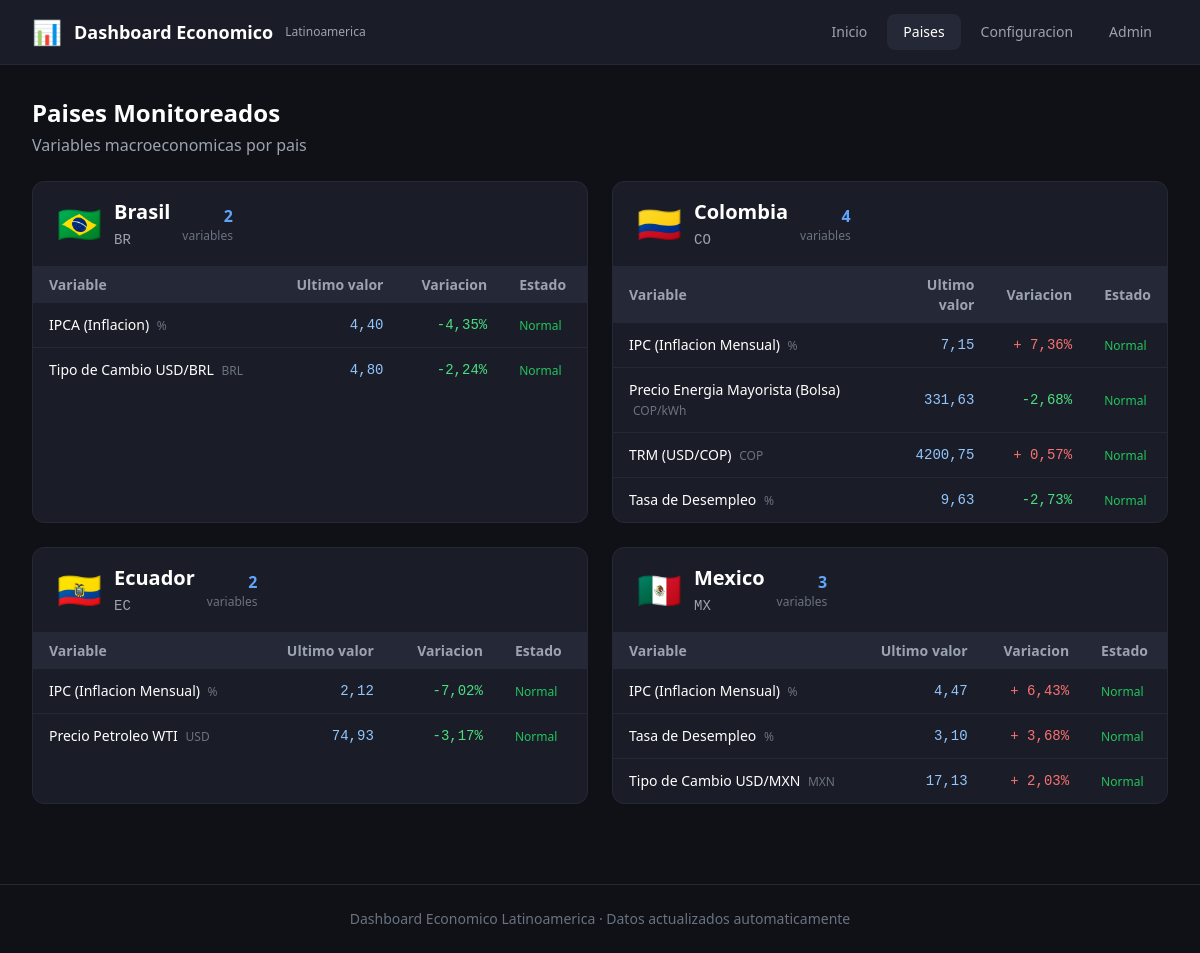
/paises/, run on the app's committed database.
### core/models.py (models this page shows, shortened)
class Country(models.Model):
    name = models.CharField(max_length=100, verbose_name="Nombre")
    code = models.CharField(max_length=5, unique=True, verbose_name="Código ISO")
    flag_emoji = models.CharField(max_length=10, verbose_name="Bandera")
    class Meta:
        verbose_name = "País"
        verbose_name_plural = "Países"
        ordering = ['name']

class MacroVariable(models.Model):
    FREQUENCY_CHOICES = [
        ('daily', 'Diario'),
        ('weekly', 'Semanal'),
        ('monthly', 'Mensual'),
        ('quarterly', 'Trimestral'),
    ]
    country = models.ForeignKey(Country, on_delete=models.CASCADE, related_name='variables', verbose_name="País")
    name = models.CharField(max_length=200, verbose_name="Nombre")
    description = models.TextField(blank=True, verbose_name="Descripción")
    source_url = models.URLField(blank=True, verbose_name="URL fuente")
    css_selector = models.CharField(max_length=500, blank=True, verbose_name="Selector CSS")
    frequency = models.CharField(max_length=20, choices=FREQUENCY_CHOICES, default='monthly', verbose_name="Frecuencia")
    is_dynamic = models.BooleanField(default=False, verbose_name="Scraping dinámico")
    unit = models.CharField(max_length=50, verbose_name="Unidad")
    is_active = models.BooleanField(default=True, verbose_name="Activa")
    created_at = models.DateTimeField(auto_now_add=True)
    class Meta:
        verbose_name = "Variable Macroeconómica"
        verbose_name_plural = "Variables Macroeconómicas"
        ordering = ['country', 'name']

class HistoricalData(models.Model):
    variable = models.ForeignKey(MacroVariable, on_delete=models.CASCADE, related_name='historical_data', verbose_name="Variable")
    value = models.FloatField(verbose_name="Valor")
    date = models.DateField(verbose_name="Fecha")
    is_anomaly = models.BooleanField(default=False, verbose_name="¿Anomalía?")
    scraped_at = models.DateTimeField(default=timezone.now)
    class Meta:
        verbose_name = "Dato Histórico"
        verbose_name_plural = "Datos Históricos"
        ordering = ['-date']
        unique_together = [['variable', 'date']]

### core/views.py (the view)
# urls.py: path('paises/', views.countries_view, name='countries'),
def countries_view(request):
    countries = Country.objects.prefetch_related(
        'variables__historical_data'
    ).all()
    countries_data = []
    for country in countries:
        vars_data = []
        for var in country.variables.filter(is_active=True):
            latest = var.historical_data.order_by('-date').first()
            prev = var.historical_data.order_by('-date')[1:2].first()
            change = None
            if latest and prev and prev.value != 0:
                change = round(((latest.value - prev.value) / prev.value) * 100, 2)
            vars_data.append({'var': var, 'latest': latest, 'change': change})
        countries_data.append({'country': country, 'variables': vars_data})
    return render(request, 'dashboard/countries.html', {'countries_data': countries_data})

### templates/dashboard/countries.html (shortened to what this page needs)
{% extends 'dashboard/base.html' %}
{% block content %}
<div class="mb-6">
    <h1 class="text-2xl font-bold text-white">Paises Monitoreados</h1>
    <p class="text-gray-400 mt-1">Variables macroeconomicas por pais</p>
</div>
<div class="grid grid-cols-1 lg:grid-cols-2 gap-6">
    {% for item in countries_data %}
    <div class="bg-gray-800 rounded-xl border border-gray-700 overflow-hidden">
        <div class="px-6 py-4 border-b border-gray-700 flex items-center space-x-3">
            <span class="text-4xl">{{ item.country.flag_emoji }}</span>
            <div>
                <h2 class="text-xl font-bold text-white">{{ item.country.name }}</h2>
                <span class="text-gray-400 text-sm font-mono">{{ item.country.code }}</span>
            </div>
            <div class="ml-auto text-right">
                <div class="text-blue-400 font-bold">{{ item.variables|length }}</div>
                <div class="text-gray-500 text-xs">variables</div>
            </div>
        </div>
        <table class="w-full text-sm">
            <thead class="bg-gray-700 text-gray-400">
                <tr>
                    <th class="px-4 py-2 text-left">Variable</th>
                    <th class="px-4 py-2 text-right">Ultimo valor</th>
                    <th class="px-4 py-2 text-right">Variacion</th>
                    <th class="px-4 py-2 text-left">Estado</th>
                </tr>
            </thead>
            <tbody class="divide-y divide-gray-700">
                {% for vd in item.variables %}
                <tr class="hover:bg-gray-700">
                    <td class="px-4 py-3">
                        <a href="/variable/{{ vd.var.id }}/" class="text-white hover:text-blue-300">
                            {{ vd.var.name }}
                        </a>
                        <span class="text-gray-500 text-xs ml-1">{{ vd.var.unit }}</span>
                    </td>
                    <td class="px-4 py-3 text-right font-mono text-blue-300">
                        {% if vd.latest %}{{ vd.latest.value|floatformat:2 }}{% else %}-{% endif %}
                    </td>
                    <td class="px-4 py-3 text-right font-mono">
                        {% if vd.change is not None %}
                            {% if vd.change > 0 %}<span class="text-red-400">+ {{ vd.change|floatformat:2 }}%</span>
                            {% elif vd.change < 0 %}<span class="text-green-400">{{ vd.change|floatformat:2 }}%</span>
                            {% else %}<span class="text-gray-400">0%</span>{% endif %}
                        {% else %}-{% endif %}
                    </td>
                    <td class="px-4 py-3">
                        {% if vd.latest and vd.latest.is_anomaly %}
                            <span class="text-xs px-2 py-0.5 bg-red-900 text-red-300 rounded border border-red-700">Anomalia</span>
                        {% else %}
                            <span class="text-xs text-green-500">Normal</span>
                        {% endif %}
                    </td>
                </tr>
                {% empty %}
                <tr><td colspan="4" class="px-4 py-4 text-center text-gray-500">Sin variables registradas</td></tr>
                {% endfor %}
            </tbody>
        </table>
    </div>
    {% empty %}
    <div class="col-span-2 text-center py-12 text-gray-500">
        No hay paises registrados. <a href="/configuracion/" class="text-blue-400">Anadir paises</a>
    </div>
    {% endfor %}
</div>
{% endblock %}

### templates/dashboard/base.html (style rules this page uses)
body { background-color: #0f1117; }

### data on the page
Country: country.flag_emoji "🇧🇷", country.name "Brasil", country.code "BR", variables|length "2"
MacroVariable: var.name "IPCA (Inflacion)", var.unit "%", latest.value "4,40", change "-4,35"
MacroVariable: var.name "Tipo de Cambio USD/BRL", var.unit "BRL", latest.value "4,80", change "-2,24"
Country: country.flag_emoji "🇨🇴", country.name "Colombia", country.code "CO", variables|length "4"
MacroVariable: var.name "IPC (Inflacion Mensual)", var.unit "%", latest.value "7,15", change "7,36"
MacroVariable: var.name "Precio Energia Mayorista (Bolsa)", var.unit "COP/kWh", latest.value "331,63", change "-2,68"
MacroVariable: var.name "TRM (USD/COP)", var.unit "COP", latest.value "4200,75", change "0,57"
MacroVariable: var.name "Tasa de Desempleo", var.unit "%", latest.value "9,63", change "-2,73"
Country: country.flag_emoji "🇪🇨", country.name "Ecuador", country.code "EC", variables|length "2"
MacroVariable: var.name "IPC (Inflacion Mensual)", var.unit "%", latest.value "2,12", change "-7,02"
MacroVariable: var.name "Precio Petroleo WTI", var.unit "USD", latest.value "74,93", change "-3,17"
Country: country.flag_emoji "🇲🇽", country.name "Mexico", country.code "MX", variables|length "3"
MacroVariable: var.name "IPC (Inflacion Mensual)", var.unit "%", latest.value "4,47", change "6,43"
MacroVariable: var.name "Tasa de Desempleo", var.unit "%", latest.value "3,10", change "3,68"
MacroVariable: var.name "Tipo de Cambio USD/MXN", var.unit "MXN", latest.value "17,13", change "2,03"
